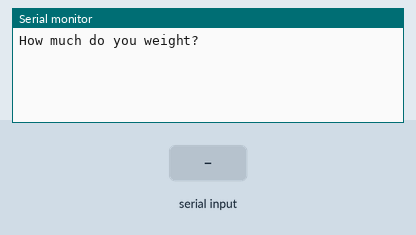
Bench run of a sketch on a simulated Arduino Uno, built with avr-gcc and run on an emulated ATmega328P. On the bench: the last lines printed to the serial monitor. The test bench sets the inputs (shaded band).

Above: at 3.2 s.
3.3 s: "90,45\n" received over Serial
At 4.5 s:
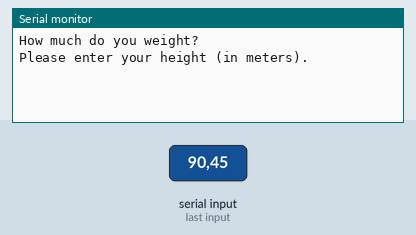
4.8 s: "30,150\n" received over Serial
At 5.8 s:
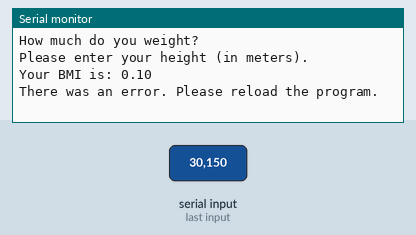
6.3 s: "0\n" received over Serial
At 6.9 s:
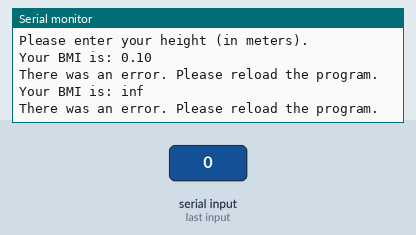

Measured:
- after the input at 3.3 s, the serial monitor: prints a new line at once (image 1)
- after the input at 4.8 s, the serial monitor: prints a new line at once (image 2)
- after the input at 6.3 s, the serial monitor: prints a new line at once (image 3)

The sketch:

Todo11.ino
```cpp
String rcvString = "";
int weight = 0;
float height = 0.0;
float BMI = 0.0;

void setup() {
  Serial.begin(115200); // Set up serial communication with baud rate 115200
  delay(2000);
  Serial.println("How much do you weight?");
  //Serial.println("How tall are you? (in meters)");
}

void loop() {
  if (Serial.available()) {
    char receivedChar = Serial.read();
    rcvString += receivedChar;

    if (receivedChar == '\n') {
      if (weight == 0) {
        weight = rcvString.toInt();
        rcvString = "";

        Serial.println("Please enter your height (in meters).");
      } else {
        height = rcvString.toFloat();
        rcvString = "";

        BMI = weight / (height * height);
        Serial.print("Your BMI is: ");
        Serial.println(BMI);

        if (BMI > 0) {
          Serial.println("There was an error. Please reload the program.");
        }else if (BMI < 16){
          Serial.println("You are severely underweight. Please eat some food.");
        } else if (BMI >= 16 && BMI < 18.5) {
          Serial.println("You are underweight.");
        } else if (BMI >= 18.5 && BMI <= 24.9) {
          Serial.println("You are normal weight.");
        } else if (BMI >= 25 && BMI <= 29.9) {
          Serial.println("You are overweight.");
        } else if (BMI >= 30 && BMI <= 34.9) {
          Serial.println("You are moderately obese.");
        } else if (BMI >= 35 && BMI <= 39.9) {
          Serial.println("You are severely obese. Please exercise.");
        } else {
          Serial.println("You are morbidly obese. For the love of god, please exercise.");
        }
      }
    }
  }
}
```

Encryption.ino
```cpp
#include <stdio.h>

void caesarEncrypt(char* message, int shift) {
  char ch;
  int i;

  for (i = 0; message[i] != '\0'; i++) {
    ch = message[i];

    if (ch >= 'A' && ch <= 'Z') {
      ch = ((ch - 'A' + shift) % 26) + 'A'; // Encrypt uppercase letters
    } else if (ch >= 'a' && ch <= 'z') {
      ch = ((ch - 'a' + shift) % 26) + 'a'; // Encrypt lowercase letters
    }

    message[i] = ch;
  }
}

int main() {
  char message[100];
  int shift;

  printf("Enter a message: ");
  fgets(message, sizeof(message), stdin);

  printf("Enter the shift value: ");
  scanf("%d", &shift);

  caesarEncrypt(message, shift);

  printf("Encrypted message: %s\n", message);

  return 0;
}
```
